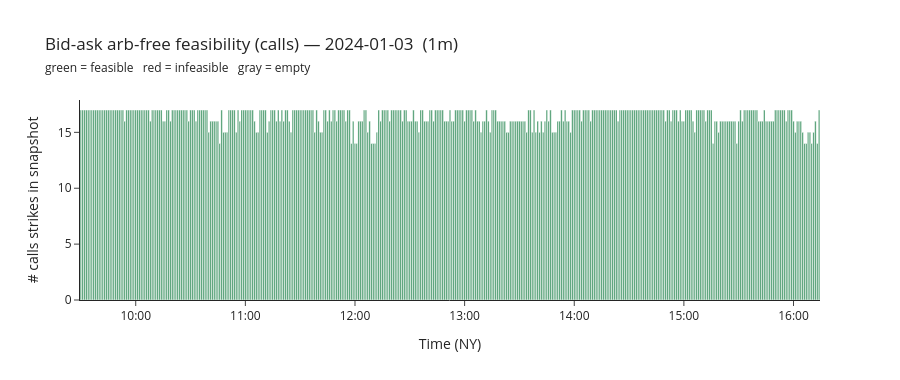

Notebook source saved alongside this figure:
### Code cell
# ── Bid-ask arbitrage-free feasibility check ─────────────────────────────
# For each snapshot, check via LP whether there exists any price curve within
# the observed spreads that is arb-free (convex in K; monotone: calls decrease,
# puts increase with K — no call/put-spread or butterfly arb).

import datetime as _dt
from zoneinfo import ZoneInfo

import plotly.graph_objects as go
from scipy.optimize import linprog

_ny = ZoneInfo("America/New_York")


def bid_ask_arb_free(strikes, bids, asks, is_call=True):
    """Return (feasible: bool, prices: array | None).

    LP feasibility: does there exist C_i with b_i <= C_i <= a_i that is
    convex in strike and monotone (calls: decreasing; puts: increasing)?
    """
    K = np.asarray(strikes, dtype=float)
    n = len(K)
    if n < 2:
        return True, np.asarray(bids, dtype=float)

    A_ub, b_ub = [], []

    # Monotonicity
    for i in range(n - 1):
        row = np.zeros(n)
        if is_call:
            row[i + 1] = 1.0  # C_{i+1} - C_i <= 0  (calls decrease with K)
            row[i] = -1.0
        else:
            row[i] = 1.0  # P_i - P_{i+1} <= 0  (puts increase with K)
            row[i + 1] = -1.0
        A_ub.append(row)
        b_ub.append(0.0)

    # Convexity (butterfly >= 0) at each interior point, unequal spacing
    for i in range(1, n - 1):
        dK_l = K[i] - K[i - 1]
        dK_r = K[i + 1] - K[i]
        dK = K[i + 1] - K[i - 1]
        row = np.zeros(n)
        row[i - 1] = -dK_r / dK
        row[i] = 1.0
        row[i + 1] = -dK_l / dK
        A_ub.append(row)
        b_ub.append(0.0)

    res = linprog(
        np.zeros(n),
        A_ub=np.array(A_ub),
        b_ub=np.array(b_ub),
        bounds=list(zip(bids, asks)),
        method="highs",
    )
    feasible = res.status == 0
    return feasible, res.x if feasible else None


# ── Run for every snapshot in batch_ts_list ───────────────────────────────
snap_data = snaps_puts if PUTS_ONLY else snaps_calls
opt_label = "puts" if PUTS_ONLY else "calls"

arb_check = []
for batch_ts in tqdm(batch_ts_list, desc="Arb-free check"):
    snap = snap_data.filter(pl.col("batch_ts") == batch_ts).sort("pure_strike")
    if snap.is_empty():
        arb_check.append(dict(ts=batch_ts, feasible=None, n_strikes=0))
        continue

    K = snap["pure_strike"].to_numpy().astype(float)
    b = snap["bid_norm"].to_numpy().astype(float)
    a = snap["ask_norm"].to_numpy().astype(float)

    feasible, _ = bid_ask_arb_free(K, b, a, is_call=not PUTS_ONLY)
    arb_check.append(dict(ts=batch_ts, feasible=feasible, n_strikes=len(K)))

n_ok = sum(r["feasible"] is True for r in arb_check)
n_bad = sum(r["feasible"] is False for r in arb_check)
n_skip = sum(r["feasible"] is None for r in arb_check)
print(
    f"Snapshots: {len(arb_check)}  |  arb-free: {n_ok}  |  infeasible: {n_bad}  |  empty: {n_skip}"
)

if n_bad:
    print("\nInfeasible snapshots:")
    for r in arb_check:
        if r["feasible"] is False:
            label = r["ts"].strftime("%H:%M:%S") if hasattr(r["ts"], "strftime") else str(r["ts"])
            print(f"  {label}  ({r['n_strikes']} strikes)")

# ── Timeline bar chart ────────────────────────────────────────────────────
colors = []
for r in arb_check:
    if r["feasible"] is None:
        colors.append("lightgray")
    elif r["feasible"]:
        colors.append("seagreen")
    else:
        colors.append("crimson")

x_dt = [
    r["ts"].astimezone(_ny)
    if hasattr(r["ts"], "astimezone")
    else _dt.datetime.fromtimestamp(float(r["ts"]) / 1e9, tz=_ny)
    for r in arb_check
]

fig = go.Figure(
    go.Bar(
        x=x_dt,
        y=[r["n_strikes"] for r in arb_check],
        marker_color=colors,
        hovertemplate="%{x|%H:%M:%S}<br>strikes=%{y}<extra></extra>",
    )
)
fig.update_layout(
    title=(
        f"Bid-ask arb-free feasibility ({opt_label}) — {TRADE_DATE}  ({BATCH_FREQ})<br>"
        "<span style='font-size:12px'>green = feasible &nbsp; red = infeasible &nbsp; gray = empty</span>"
    ),
    xaxis=dict(title="Time (NY)", tickformat="%H:%M"),
    yaxis=dict(title=f"# {opt_label} strikes in snapshot"),
    width=900,
    height=380,
    template="simple_white",
    showlegend=False,
)
fig.show()

### Figure 1 — Plotly figure (JSON) as saved in the notebook; plotly's stock layout.template omitted (floating-point values rounded to 4 significant figures; data arrays with more than 128 entries replaced by an {"elided": "..."} marker saying what was removed)
{"data": [{"hovertemplate": "%{x|%H:%M:%S}<br>strikes=%{y}<extra></extra>", "marker": {"color": {"elided": "405 str values"}}, "type": "bar", "x": {"elided": "405 str values"}, "y": {"elided": "405 int values"}}], "layout": {"height": 380, "showlegend": false, "title": {"text": "Bid-ask arb-free feasibility (calls) — 2024-01-03  (1m)<br><span style='font-size:12px'>green = feasible &nbsp; red = infeasible &nbsp; gray = empty</span>"}, "width": 900, "xaxis": {"tickformat": "%H:%M", "title": {"text": "Time (NY)"}}, "yaxis": {"title": {"text": "# calls strikes in snapshot"}}}}
